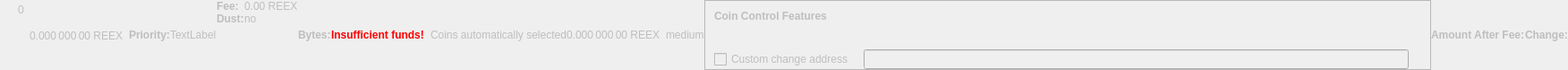
    <widget class="QWidget" name="dummyHideWidget" native="true">
     <property name="enabled">
      <bool>false</bool>
     </property>
     <property name="maximumSize">
      <size>
       <width>100</width>
       <height>16</height>
      </size>
     </property>
     <layout class="QHBoxLayout" name="dummyHideLayout">
      <property name="spacing">
       <number>0</number>
      </property>
      <property name="leftMargin">
       <number>0</number>
      </property>
      <property name="topMargin">
       <number>0</number>
      </property>
      <property name="rightMargin">
       <number>0</number>
      </property>
      <property name="bottomMargin">
       <number>0</number>
      </property>
      <item>
       <layout class="QFormLayout" name="formLayoutCoinControl1">
        <property name="horizontalSpacing">
         <number>10</number>
        </property>
        <property name="verticalSpacing">
         <number>14</number>
        </property>
        <property name="leftMargin">
         <number>10</number>
        </property>
        <property name="topMargin">
         <number>4</number>
        </property>
        <property name="rightMargin">
         <number>6</number>
        </property>
        <item row="0" column="1">
         <widget class="QLabel" name="labelCoinControlBytes">
          <property name="cursor">
           <cursorShape>IBeamCursor</cursorShape>
          </property>
          <property name="contextMenuPolicy">
           <enum>Qt::ActionsContextMenu</enum>
          </property>
          <property name="text">
           <string notr="true">0</string>
          </property>
          <property name="textInteractionFlags">
           <set>Qt::LinksAccessibleByMouse|Qt::TextSelectableByKeyboard|Qt::TextSelectableByMouse</set>
          </property>
         </widget>
        </item>
       </layout>
      </item>
      <item>
       <widget class="QLabel" name="labelCoinControlAfterFee">
        <property name="enabled">
         <bool>false</bool>
        </property>
        <property name="sizePolicy">
         <sizepolicy hsizetype="Fixed" vsizetype="Fixed">
          <horstretch>0</horstretch>
          <verstretch>0</verstretch>
         </sizepolicy>
        </property>
        <property name="minimumSize">
         <size>
          <width>111</width>
          <height>12</height>
         </size>
        </property>
        <property name="maximumSize">
         <size>
          <width>111</width>
          <height>12</height>
         </size>
        </property>
        <property name="cursor">
         <cursorShape>IBeamCursor</cursorShape>
        </property>
        <property name="contextMenuPolicy">
         <enum>Qt::ActionsContextMenu</enum>
        </property>
        <property name="text">
         <string notr="true">0.000 000 00 REEX</string>
        </property>
        <property name="textInteractionFlags">
         <set>Qt::LinksAccessibleByMouse|Qt::TextSelectableByKeyboard|Qt::TextSelectableByMouse</set>
        </property>
       </widget>
      </item>
      <item>
       <widget class="QLabel" name="labelCoinControlPriorityText">
        <property name="enabled">
         <bool>false</bool>
        </property>
        <property name="font">
         <font>
          <weight>75</weight>
          <bold>true</bold>
         </font>
        </property>
        <property name="text">
         <string>Priority:</string>
        </property>
       </widget>
      </item>
      <item>
       <layout class="QHBoxLayout" name="horizontalLayout">
        <item>
         <widget class="QLabel" name="WarningLabel">
          <property name="text">
           <string>TextLabel</string>
          </property>
         </widget>
        </item>
       </layout>
      </item>
      <item>
       <layout class="QFormLayout" name="formLayoutCoinControl3">
        <property name="horizontalSpacing">
         <number>0</number>
        </property>
        <property name="verticalSpacing">
         <number>0</number>
        </property>
        <property name="leftMargin">
         <number>0</number>
        </property>
        <property name="topMargin">
         <number>0</number>
        </property>
        <property name="rightMargin">
         <number>0</number>
        </property>
        <item row="0" column="0">
         <widget class="QLabel" name="labelCoinControlFeeText">
          <property name="enabled">
           <bool>false</bool>
          </property>
          <property name="font">
           <font>
            <weight>75</weight>
            <bold>true</bold>
           </font>
          </property>
          <property name="text">
           <string>Fee:</string>
          </property>
          <property name="margin">
           <number>0</number>
          </property>
         </widget>
        </item>
        <item row="0" column="1">
         <widget class="QLabel" name="labelCoinControlFee">
          <property name="enabled">
           <bool>false</bool>
          </property>
          <property name="cursor">
           <cursorShape>IBeamCursor</cursorShape>
          </property>
          <property name="contextMenuPolicy">
           <enum>Qt::ActionsContextMenu</enum>
          </property>
          <property name="text">
           <string notr="true">0.00 REEX</string>
          </property>
          <property name="textInteractionFlags">
           <set>Qt::LinksAccessibleByMouse|Qt::TextSelectableByKeyboard|Qt::TextSelectableByMouse</set>
          </property>
         </widget>
        </item>
        <item row="1" column="0">
         <widget class="QLabel" name="labelCoinControlLowOutputText">
          <property name="enabled">
           <bool>false</bool>
          </property>
          <property name="font">
           <font>
            <weight>75</weight>
            <bold>true</bold>
           </font>
          </property>
          <property name="text">
           <string>Dust:</string>
          </property>
         </widget>
        </item>
        <item row="1" column="1">
         <widget class="QLabel" name="labelCoinControlLowOutput">
          <property name="enabled">
           <bool>false</bool>
          </property>
          <property name="cursor">
           <cursorShape>IBeamCursor</cursorShape>
          </property>
          <property name="contextMenuPolicy">
           <enum>Qt::ActionsContextMenu</enum>
          </property>
          <property name="text">
           <string>no</string>
          </property>
          <property name="textInteractionFlags">
           <set>Qt::LinksAccessibleByMouse|Qt::TextSelectableByKeyboard|Qt::TextSelectableByMouse</set>
          </property>
         </widget>
        </item>
       </layout>
      </item>
      <item>
       <widget class="QLabel" name="labelCoinControlBytesText">
        <property name="enabled">
         <bool>false</bool>
        </property>
        <property name="font">
         <font>
          <weight>75</weight>
          <bold>true</bold>
         </font>
        </property>
        <property name="text">
         <string>Bytes:</string>
        </property>
       </widget>
      </item>
      <item>
       <layout class="QFormLayout" name="formLayoutCoinControl2">
        <property name="horizontalSpacing">
         <number>0</number>
        </property>
        <property name="verticalSpacing">
         <number>0</number>
        </property>
        <property name="leftMargin">
         <number>0</number>
        </property>
        <property name="topMargin">
         <number>0</number>
        </property>
        <property name="rightMargin">
         <number>0</number>
        </property>
       </layout>
      </item>
      <item>
       <layout class="QHBoxLayout" name="horizontalLayoutCoinControl2">
        <property name="spacing">
         <number>0</number>
        </property>
        <property name="bottomMargin">
         <number>0</number>
        </property>
       </layout>
      </item>
      <item>
       <widget class="QLabel" name="labelCoinControlInsuffFunds">
        <property name="enabled">
         <bool>false</bool>
        </property>
        <property name="minimumSize">
         <size>
          <width>0</width>
          <height>0</height>
         </size>
        </property>
        <property name="font">
         <font>
          <weight>75</weight>
          <bold>true</bold>
         </font>
        </property>
        <property name="styleSheet">
         <string notr="true">color:red;font-weight:bold;</string>
        </property>
        <property name="text">
         <string>Insufficient funds!</string>
        </property>
        <property name="margin">
         <number>5</number>
        </property>
       </widget>
      </item>
      <item>
       <layout class="QFormLayout" name="formLayoutCoinControl4">
        <property name="horizontalSpacing">
         <number>0</number>
        </property>
        <property name="verticalSpacing">
         <number>0</number>
        </property>
        <property name="leftMargin">
         <number>0</number>
        </property>
        <property name="topMargin">
         <number>0</number>
        </property>
        <property name="rightMargin">
         <number>0</number>
        </property>
       </layout>
      </item>
      <item>
       <widget class="QLabel" name="labelCoinControlChangeLabel">
        <property name="enabled">
         <bool>false</bool>
        </property>
        <property name="sizePolicy">
         <sizepolicy hsizetype="Preferred" vsizetype="Expanding">
          <horstretch>0</horstretch>
          <verstretch>0</verstretch>
         </sizepolicy>
        </property>
        <property name="minimumSize">
         <size>
          <width>0</width>
          <height>0</height>
         </size>
        </property>
        <property name="text">
         <string/>
        </property>
        <property name="margin">
         <number>3</number>
        </property>
       </widget>
      </item>
      <item>
       <widget class="QLabel" name="labelCoinControlAutomaticallySelected">
        <property name="enabled">
         <bool>false</bool>
        </property>
        <property name="sizePolicy">
         <sizepolicy hsizetype="Fixed" vsizetype="Fixed">
          <horstretch>0</horstretch>
          <verstretch>0</verstretch>
         </sizepolicy>
        </property>
        <property name="minimumSize">
         <size>
          <width>0</width>
          <height>0</height>
         </size>
        </property>
        <property name="maximumSize">
         <size>
          <width>240</width>
          <height>16777215</height>
         </size>
        </property>
        <property name="text">
         <string>Coins automatically selected</string>
        </property>
        <property name="margin">
         <number>5</number>
        </property>
       </widget>
      </item>
      <item>
       <widget class="QLabel" name="labelCoinControlChange">
        <property name="enabled">
         <bool>false</bool>
        </property>
        <property name="sizePolicy">
         <sizepolicy hsizetype="Fixed" vsizetype="Fixed">
          <horstretch>0</horstretch>
          <verstretch>0</verstretch>
         </sizepolicy>
        </property>
        <property name="minimumSize">
         <size>
          <width>111</width>
          <height>0</height>
         </size>
        </property>
        <property name="maximumSize">
         <size>
          <width>111</width>
          <height>16777215</height>
         </size>
        </property>
        <property name="cursor">
         <cursorShape>IBeamCursor</cursorShape>
        </property>
        <property name="contextMenuPolicy">
         <enum>Qt::ActionsContextMenu</enum>
        </property>
        <property name="text">
         <string notr="true">0.000 000 00 REEX</string>
        </property>
        <property name="textInteractionFlags">
         <set>Qt::LinksAccessibleByMouse|Qt::TextSelectableByKeyboard|Qt::TextSelectableByMouse</set>
        </property>
       </widget>
      </item>
      <item>
       <widget class="QLabel" name="labelCoinControlPriority">
        <property name="enabled">
         <bool>false</bool>
        </property>
        <property name="cursor">
         <cursorShape>IBeamCursor</cursorShape>
        </property>
        <property name="contextMenuPolicy">
         <enum>Qt::ActionsContextMenu</enum>
        </property>
        <property name="text">
         <string>medium</string>
        </property>
        <property name="textInteractionFlags">
         <set>Qt::LinksAccessibleByMouse|Qt::TextSelectableByKeyboard|Qt::TextSelectableByMouse</set>
        </property>
       </widget>
      </item>
      <item>
       <widget class="QFrame" name="frameCoinControl">
        <property name="sizePolicy">
         <sizepolicy hsizetype="Expanding" vsizetype="Expanding">
          <horstretch>0</horstretch>
          <verstretch>0</verstretch>
         </sizepolicy>
        </property>
        <property name="maximumSize">
         <size>
          <width>16777215</width>
          <height>16777215</height>
         </size>
        </property>
        <property name="frameShape">
         <enum>QFrame::StyledPanel</enum>
        </property>
        <property name="frameShadow">
         <enum>QFrame::Sunken</enum>
        </property>
        <layout class="QVBoxLayout" name="verticalLayoutCoinControl2_2">
         <property name="spacing">
          <number>0</number>
         </property>
         <property name="leftMargin">
          <number>0</number>
         </property>
         <property name="topMargin">
          <number>0</number>
         </property>
         <property name="rightMargin">
          <number>0</number>
         </property>
         <property name="bottomMargin">
          <number>0</number>
         </property>
         <item>
          <layout class="QVBoxLayout" name="verticalLayoutCoinControl" stretch="0,0,0,1">
           <property name="spacing">
            <number>0</number>
           </property>
           <property name="leftMargin">
            <number>10</number>
           </property>
           <property name="topMargin">
            <number>10</number>
           </property>
           <item>
            <layout class="QHBoxLayout" name="horizontalLayoutCoinControl1">
             <property name="bottomMargin">
              <number>15</number>
             </property>
             <item>
              <widget class="QLabel" name="labelCoinControlFeatures">
               <property name="enabled">
                <bool>false</bool>
               </property>
               <property name="sizePolicy">
                <sizepolicy hsizetype="Preferred" vsizetype="Maximum">
                 <horstretch>0</horstretch>
                 <verstretch>0</verstretch>
                </sizepolicy>
               </property>
               <property name="font">
                <font>
                 <weight>75</weight>
                 <bold>true</bold>
                </font>
               </property>
               <property name="styleSheet">
                <string notr="true">font-weight:bold;</string>
               </property>
               <property name="text">
                <string>Coin Control Features</string>
               </property>
              </widget>
             </item>
            </layout>
           </item>
           <item>
            <widget class="QWidget" name="widgetCoinControl" native="true">
             <property name="sizePolicy">
              <sizepolicy hsizetype="Preferred" vsizetype="Preferred">
               <horstretch>0</horstretch>
               <verstretch>0</verstretch>
              </sizepolicy>
             </property>
             <property name="minimumSize">
              <size>
               <width>0</width>
               <height>0</height>
              </size>
             </property>
             <property name="styleSheet">
              <string notr="true"/>
             </property>
             <layout class="QHBoxLayout" name="horizontalLayoutCoinControl5_2">
              <property name="leftMargin">
               <number>0</number>
              </property>
              <property name="topMargin">
               <number>0</number>
              </property>
              <property name="rightMargin">
               <number>0</number>
              </property>
              <property name="bottomMargin">
               <number>0</number>
              </property>
              <item>
               <layout class="QHBoxLayout" name="horizontalLayoutCoinControl3">
                <property name="spacing">
                 <number>20</number>
                </property>
                <property name="topMargin">
                 <number>0</number>
                </property>
                <property name="bottomMargin">
                 <number>10</number>
                </property>
               </layout>
              </item>
             </layout>
            </widget>
           </item>
           <item>
            <layout class="QHBoxLayout" name="horizontalLayoutCoinControl4" stretch="0,0,0">
             <property name="spacing">
              <number>12</number>
             </property>
             <property name="sizeConstraint">
              <enum>QLayout::SetDefaultConstraint</enum>
             </property>
             <property name="topMargin">
              <number>5</number>
             </property>
             <property name="rightMargin">
              <number>5</number>
             </property>
             <item>
              <widget class="QCheckBox" name="checkBoxCoinControlChange">
               <property name="enabled">
                <bool>false</bool>
               </property>
               <property name="toolTip">
                <string>If this is activated, but the change address is empty or invalid, change will be sent to a newly generated address.</string>
               </property>
               <property name="text">
                <string>Custom change address</string>
               </property>
              </widget>
             </item>
             <item>
              <widget class="QValidatedLineEdit" name="lineEditCoinControlChange">
               <property name="enabled">
                <bool>false</bool>
               </property>
               <property name="sizePolicy">
                <sizepolicy hsizetype="Expanding" vsizetype="Fixed">
                 <horstretch>0</horstretch>
                 <verstretch>0</verstretch>
                </sizepolicy>
               </property>
              </widget>
             </item>
             <item>
              <widget class="QLabel" name="labelCoinControlChangeLabel_2">
               <property name="sizePolicy">
                <sizepolicy hsizetype="Preferred" vsizetype="Expanding">
                 <horstretch>0</horstretch>
                 <verstretch>0</verstretch>
                </sizepolicy>
               </property>
               <property name="minimumSize">
                <size>
                 <width>0</width>
                 <height>0</height>
                </size>
               </property>
               <property name="text">
                <string/>
               </property>
               <property name="margin">
                <number>3</number>
               </property>
              </widget>
             </item>
            </layout>
           </item>
           <item>
            <spacer name="verticalSpacerCoinControl">
             <property name="orientation">
              <enum>Qt::Vertical</enum>
             </property>
             <property name="sizeHint" stdset="0">
              <size>
               <width>800</width>
               <height>1</height>
              </size>
             </property>
            </spacer>
           </item>
          </layout>
         </item>
        </layout>
       </widget>
      </item>
      <item>
       <widget class="QLabel" name="labelCoinControlAfterFeeText">
        <property name="enabled">
         <bool>false</bool>
        </property>
        <property name="minimumSize">
         <size>
          <width>0</width>
          <height>0</height>
         </size>
        </property>
        <property name="maximumSize">
         <size>
          <width>16777215</width>
          <height>16777215</height>
         </size>
        </property>
        <property name="font">
         <font>
          <weight>75</weight>
          <bold>true</bold>
         </font>
        </property>
        <property name="text">
         <string>Amount After Fee:</string>
        </property>
        <property name="alignment">
         <set>Qt::AlignLeading|Qt::AlignLeft|Qt::AlignVCenter</set>
        </property>
        <property name="margin">
         <number>0</number>
        </property>
       </widget>
      </item>
      <item>
       <widget class="QLabel" name="labelCoinControlChangeText">
        <property name="enabled">
         <bool>false</bool>
        </property>
        <property name="sizePolicy">
         <sizepolicy hsizetype="Preferred" vsizetype="Preferred">
          <horstretch>0</horstretch>
          <verstretch>0</verstretch>
         </sizepolicy>
        </property>
        <property name="minimumSize">
         <size>
          <width>0</width>
          <height>0</height>
         </size>
        </property>
        <property name="maximumSize">
         <size>
          <width>16777215</width>
          <height>16777215</height>
         </size>
        </property>
        <property name="font">
         <font>
          <weight>75</weight>
          <bold>true</bold>
         </font>
        </property>
        <property name="text">
         <string>Change:</string>
        </property>
        <property name="alignment">
         <set>Qt::AlignLeading|Qt::AlignLeft|Qt::AlignVCenter</set>
        </property>
       </widget>
      </item>
     </layout>
    </widget>
